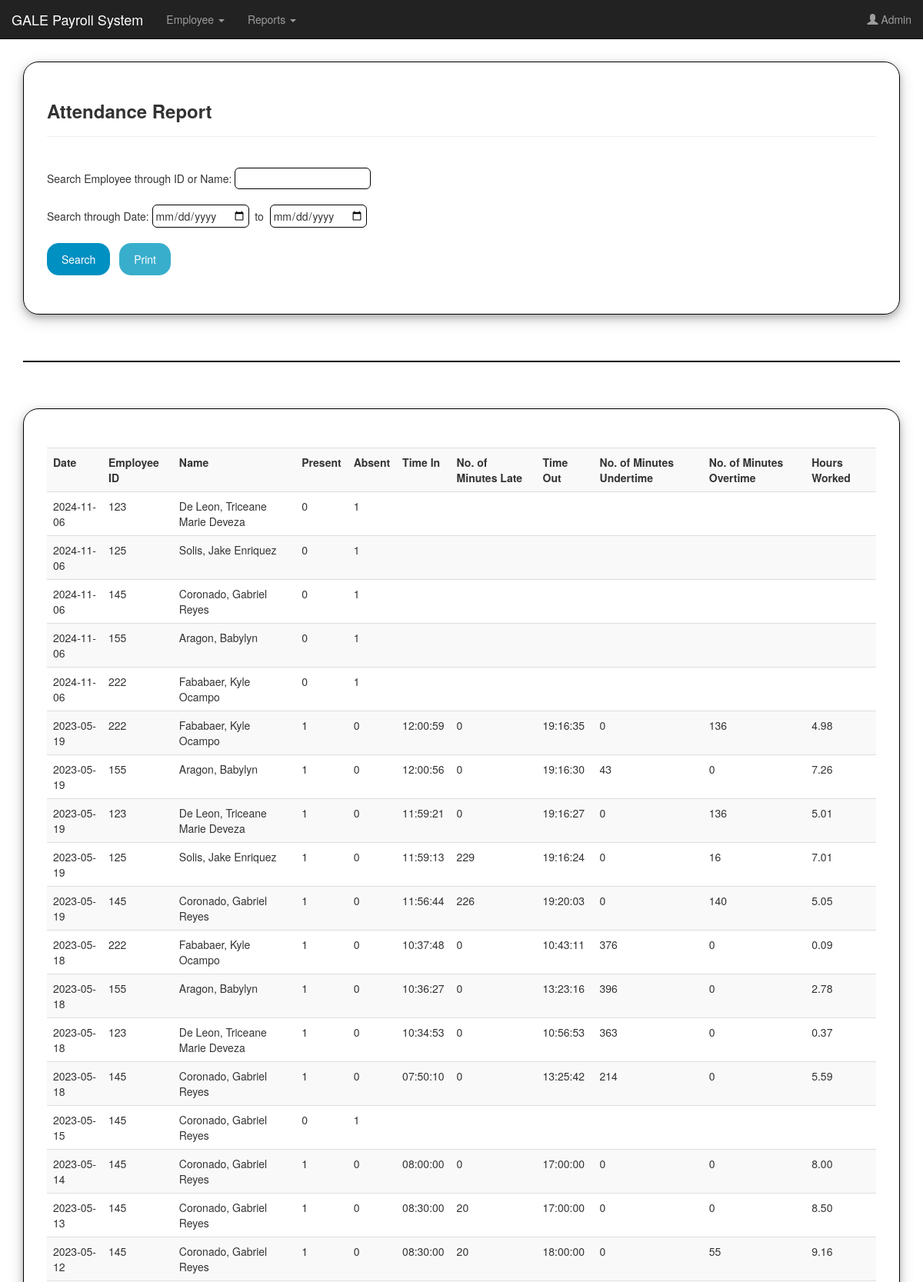
/dailyattendance/attendancereport.php (signed in, upper part), run on the app's committed database.
### tables this page shows
CREATE TABLE `dailyattendancetb` (
  `id` int(11) NOT NULL,
  `fld_eid` int(11) NOT NULL,
  `fld_status` varchar(200) NOT NULL,
  `fld_name` varchar(200) NOT NULL,
  `fld_isPresent` tinyint(1) DEFAULT NULL,
  `fld_isAbsent` tinyint(1) DEFAULT NULL,
  `fld_date` date NOT NULL,
  `fld_timein` time DEFAULT NULL,
  `fld_isLate` tinyint(1) DEFAULT NULL,
  `fld_minutesLate` float DEFAULT NULL,
  `fld_timeout` time DEFAULT NULL,
  `fld_isUndertime` tinyint(1) DEFAULT NULL,
  `fld_minutesUndertime` float DEFAULT NULL,
  `fld_isOvertime` tinyint(1) DEFAULT NULL,
  `fld_minutesOvertime` float DEFAULT NULL,
  `fld_hoursworked` float(11,2) DEFAULT NULL,
  `fld_schedstart` time DEFAULT NULL,
  `fld_schedend` time DEFAULT NULL
);

### dailyattendance/attendancereport.php (the view, shortened to what this page needs)
<!DOCTYPE html>
<html lang="en">
<head>
    <?php
    include("../navbar.php");
    include("../connect.php");
    ?>
    <link rel="stylesheet" href="styleattendance.css">
</head>
<body>
    <div class="container">
    <br>
    <div class="attreport_container">
    <h3><b>Attendance Report</b></h3>
    <hr>
            <br>
            <form action="attendancereport.php"  method="get">
            Search Employee through ID or Name: <input type="text" name="slct_eid"><br><br>
            Search through Date: <input type="date" name="slct_payrollstart">&nbsp; to&nbsp; <input type="date" name="slct_payrollend"><br><br>
            <input type="submit" value="Search" class="searchbtn">
            <input type=button onclick=printPartOfPage() value=Print class=printbtn>
            </form>
            <br>
    </div>
            <br><br>
            <hr style="border: 1px solid black">
            <br><br>
    <div class="atable_container">
        <br>
    <?php
                if(empty($_GET['slct_eid']) && empty($_GET['slct_payrollstart']) && empty($_GET['slct_payrollend'])){
                    echo "
                    <div id=printDiv width=100%>
                    <table class='table table-striped' width=100% >
                    <tr align=left>
                    <th>Date</th><th>Employee ID</th><th>Name</th><th>Present</th><th>Absent</th><th>Time In</th><th>No. of Minutes Late</th><th>Time Out</th><th>No. of Minutes Undertime</th><th>No. of Minutes Overtime</th><th>Hours Worked</th>
                    </tr>";
                    $result = $conn->query("select * from dailyattendancetb ORDER BY fld_date DESC, fld_timein DESC");
                    while($row = $result -> fetch_assoc()){
                    echo "
                        <tr>
                                <td>$row[fld_date]</td>
                                <td>$row[fld_eid]</td>
                                <td>$row[fld_name]</td>
                                <td>$row[fld_isPresent]</td>
                                <td>$row[fld_isAbsent]</td>
                                <td>$row[fld_timein]</td>
                                <td>$row[fld_minutesLate]</td>
                                <td>$row[fld_timeout]</td>
                                <td>$row[fld_minutesUndertime]</td>
                                <td>$row[fld_minutesOvertime]</td>
                                <td>$row[fld_hoursworked]</td>
                        </tr>";
                    }
                    echo "
                    </table>
                    </div>
                    </div>";
                }else{
                    include("dailyattendancerecords.php");
                }
            ?>
            <br>
    </div>
<br><br>
</body>
</html>

### dailyattendance/styleattendance.css (style rules this page uses)
.attreport_container { border: 1px solid black; padding: 30px; border-radius: 20px; box-shadow: 0 4px 8px 0 rgba(0, 0, 0, 0.2), 0 6px 20px 0 rgba(0, 0, 0, 0.19); }
.atable_container { border: 1px solid black; padding: 30px; border-radius: 20px; box-shadow: 0 4px 8px 0 rgba(0, 0, 0, 0.2), 0 6px 20px 0 rgba(0, 0, 0, 0.19); }
.searchbtn { border: 1px solid #0090C1; background-color: #0090C1; color: white; border-radius: 15px; padding: 10px 18px; margin-right: 8px; }
.printbtn { border: 1px solid #38AECC; background-color: #38AECC; color: white; border-radius: 15px; padding: 10px 18px; margin-right: 8px; }
input { border: 1px solid black; border-radius: 6px; padding: 3px; }

### data on the page
dailyattendancetb: fld_date "2024-11-06", fld_eid "123", fld_name "De Leon, Triceane Marie Deveza", fld_isPresent "0", fld_isAbsent "1"
dailyattendancetb: fld_date "2024-11-06", fld_eid "125", fld_name "Solis, Jake Enriquez", fld_isPresent "0", fld_isAbsent "1"
dailyattendancetb: fld_date "2024-11-06", fld_eid "145", fld_name "Coronado, Gabriel Reyes", fld_isPresent "0", fld_isAbsent "1"
dailyattendancetb: fld_date "2024-11-06", fld_eid "155", fld_name "Aragon, Babylyn", fld_isPresent "0", fld_isAbsent "1"
dailyattendancetb: fld_date "2024-11-06", fld_eid "222", fld_name "Fababaer, Kyle Ocampo", fld_isPresent "0", fld_isAbsent "1"
dailyattendancetb: fld_date "2023-05-19", fld_eid "222", fld_name "Fababaer, Kyle Ocampo", fld_isPresent "1", fld_isAbsent "0", fld_timein "12:00:59", fld_minutesLate "0", fld_timeout "19:16:35", fld_minutesUndertime "0", fld_minutesOvertime "136", fld_hoursworked "4.98"
dailyattendancetb: fld_date "2023-05-19", fld_eid "155", fld_name "Aragon, Babylyn", fld_isPresent "1", fld_isAbsent "0", fld_timein "12:00:56", fld_minutesLate "0", fld_timeout "19:16:30", fld_minutesUndertime "43", fld_minutesOvertime "0", fld_hoursworked "7.26"
dailyattendancetb: fld_date "2023-05-19", fld_eid "123", fld_name "De Leon, Triceane Marie Deveza", fld_isPresent "1", fld_isAbsent "0", fld_timein "11:59:21", fld_minutesLate "0", fld_timeout "19:16:27", fld_minutesUndertime "0", fld_minutesOvertime "136", fld_hoursworked "5.01"
dailyattendancetb: fld_date "2023-05-19", fld_eid "125", fld_name "Solis, Jake Enriquez", fld_isPresent "1", fld_isAbsent "0", fld_timein "11:59:13", fld_minutesLate "229", fld_timeout "19:16:24", fld_minutesUndertime "0", fld_minutesOvertime "16", fld_hoursworked "7.01"
dailyattendancetb: fld_date "2023-05-19", fld_eid "145", fld_name "Coronado, Gabriel Reyes", fld_isPresent "1", fld_isAbsent "0", fld_timein "11:56:44", fld_minutesLate "226", fld_timeout "19:20:03", fld_minutesUndertime "0", fld_minutesOvertime "140", fld_hoursworked "5.05"
dailyattendancetb: fld_date "2023-05-18", fld_eid "222", fld_name "Fababaer, Kyle Ocampo", fld_isPresent "1", fld_isAbsent "0", fld_timein "10:37:48", fld_minutesLate "0", fld_timeout "10:43:11", fld_minutesUndertime "376", fld_minutesOvertime "0", fld_hoursworked "0.09"
dailyattendancetb: fld_date "2023-05-18", fld_eid "155", fld_name "Aragon, Babylyn", fld_isPresent "1", fld_isAbsent "0", fld_timein "10:36:27", fld_minutesLate "0", fld_timeout "13:23:16", fld_minutesUndertime "396", fld_minutesOvertime "0", fld_hoursworked "2.78"
dailyattendancetb: fld_date "2023-05-18", fld_eid "123", fld_name "De Leon, Triceane Marie Deveza", fld_isPresent "1", fld_isAbsent "0", fld_timein "10:34:53", fld_minutesLate "0", fld_timeout "10:56:53", fld_minutesUndertime "363", fld_minutesOvertime "0", fld_hoursworked "0.37"
dailyattendancetb: fld_date "2023-05-18", fld_eid "145", fld_name "Coronado, Gabriel Reyes", fld_isPresent "1", fld_isAbsent "0", fld_timein "07:50:10", fld_minutesLate "0", fld_timeout "13:25:42", fld_minutesUndertime "214", fld_minutesOvertime "0", fld_hoursworked "5.59"
dailyattendancetb: fld_date "2023-05-15", fld_eid "145", fld_name "Coronado, Gabriel Reyes", fld_isPresent "0", fld_isAbsent "1"
dailyattendancetb: fld_date "2023-05-14", fld_eid "145", fld_name "Coronado, Gabriel Reyes", fld_isPresent "1", fld_isAbsent "0", fld_timein "08:00:00", fld_minutesLate "0", fld_timeout "17:00:00", fld_minutesUndertime "0", fld_minutesOvertime "0", fld_hoursworked "8.00"
dailyattendancetb: fld_date "2023-05-13", fld_eid "145", fld_name "Coronado, Gabriel Reyes", fld_isPresent "1", fld_isAbsent "0", fld_timein "08:30:00", fld_minutesLate "20", fld_timeout "17:00:00", fld_minutesUndertime "0", fld_minutesOvertime "0", fld_hoursworked "8.50"
dailyattendancetb: fld_date "2023-05-12", fld_eid "145", fld_name "Coronado, Gabriel Reyes", fld_isPresent "1", fld_isAbsent "0", fld_timein "08:30:00", fld_minutesLate "20", fld_timeout "18:00:00", fld_minutesUndertime "0", fld_minutesOvertime "55", fld_hoursworked "9.16"
